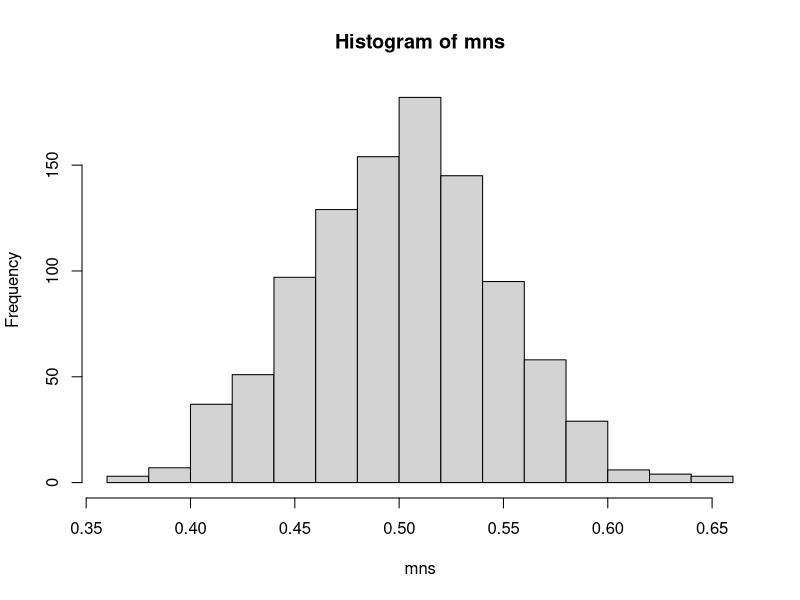
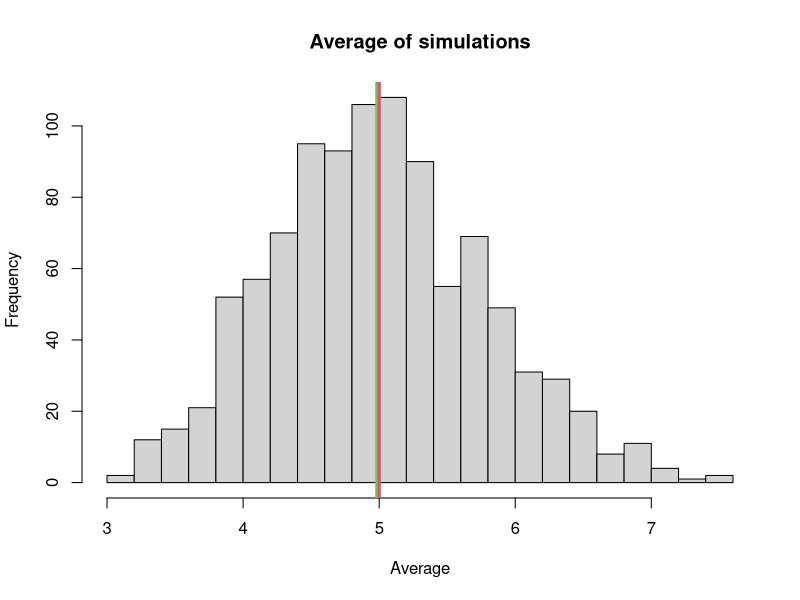
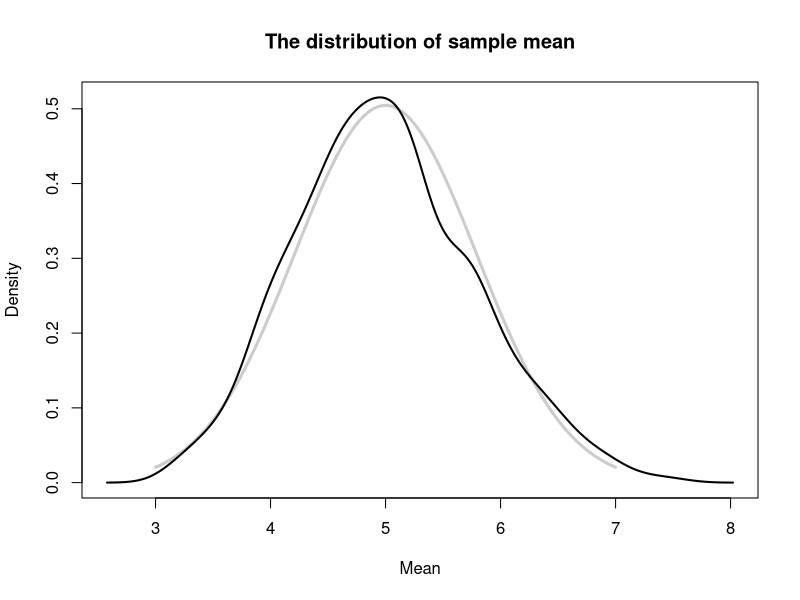
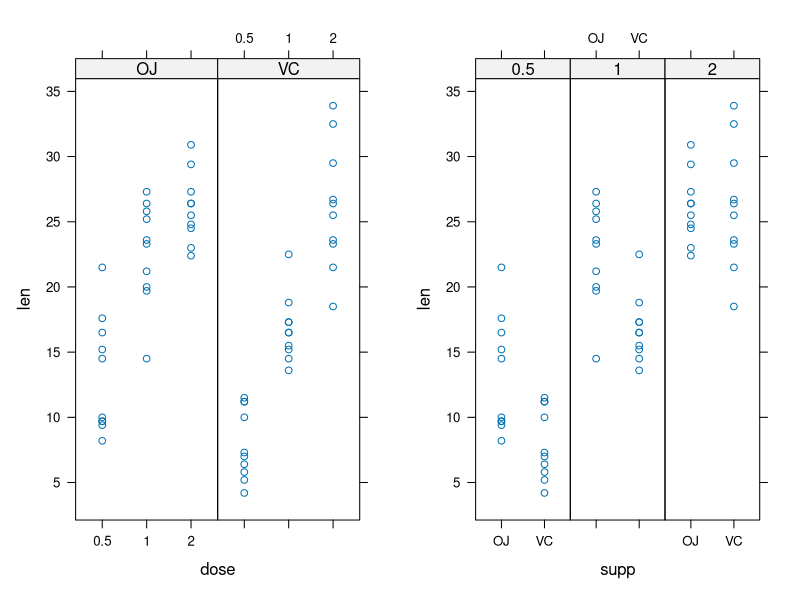

Write R code to recreate these figures, in order.
mns = NULL
for (i in 1:1000) mns = c(mns, mean(runif(40)))
hist(mns)


set.seed(1)
lambda = 0.2
nosim <- 1000
n <- 40
exp =  NULL
for (i in 1:1000) exp = rbind(exp, rexp(n, lambda))
expMean <- apply(exp, 1, mean)
hist(expMean, main = "Average of simulations", xlab = "Average", breaks = 30)
abline(v = mean(expMean), col = 3, lwd = 5)
abline(v = 1/lambda, col = 2, lwd = 3)

dst <- density(expMean)
plot(dst$x, dst$y, type = "n", main = "The distribution of sample mean", xlab = "Mean", ylab = "Density")
lines(seq(3, 7, length = 100), dnorm(seq(3, 7, length = 100), mean = 5, sd = (1/lambda)/sqrt(n)), col = grey(.8), lwd = 3)
lines(dst$x, dst$y, lwd = 2)

data("ToothGrowth")
library(lattice)
library(ggplot2)
tooth <- transform(ToothGrowth, dose = factor(dose))
plot1 <- xyplot(len ~ dose | supp, data = tooth, layout = c(2,1))
plot2 <- xyplot(len ~ supp | dose, data = tooth, layout = c(3,1))
print(plot1, position = c(0,0,0.5,1), more = TRUE)
print(plot2, position = c(0.5,0,1,1))

gVC1 <- tooth[which(tooth$supp == "VC" & tooth$dose == 0.5), 1]
gVC2 <- tooth[which(tooth$supp == "VC" & tooth$dose == 1), 1]
gVC3 <- tooth[which(tooth$supp == "VC" & tooth$dose == 2), 1]
gOJ1 <- tooth[which(tooth$supp == "OJ" & tooth$dose == 0.5), 1]
gOJ2 <- tooth[which(tooth$supp == "OJ" & tooth$dose == 1), 1]
gOJ3 <- tooth[which(tooth$supp == "OJ" & tooth$dose == 2), 1]

t.test(gVC1, gOJ1, paired = TRUE)$conf
t.test(gVC2, gOJ2, paired = TRUE)$conf
t.test(gVC3, gOJ3, paired = TRUE)$conf

t.test(gVC1, gVC2, paired = TRUE)$conf
t.test(gVC2, gVC3, paired = TRUE)$conf
t.test(gOJ1, gOJ2, paired = TRUE)$conf
t.test(gOJ2, gOJ3, paired = TRUE)$conf
